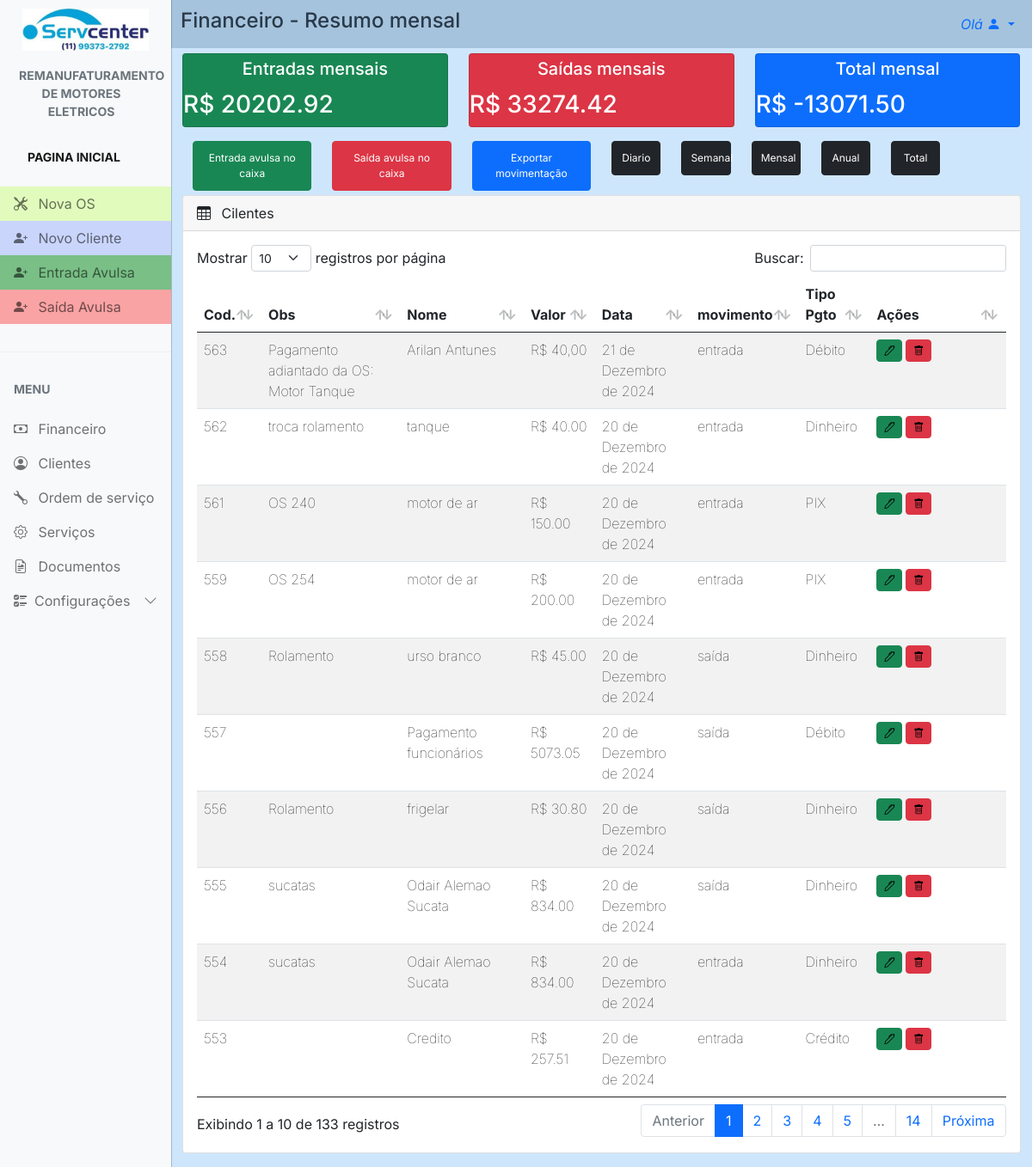
The app's page /finance/finance_mes/ (signed in) with its own data.
### config/models.py (models this page shows, shortened)
class Config(models.Model):
    nome_empresa = models.CharField(max_length=100, blank=True, null=True)
    nome_fantasia = models.CharField(max_length=100, blank=True, null=True)
    responsavel = models.CharField(max_length=100, blank=True, null=True)
    atividade = models.CharField(max_length=100, blank=True, null=True)
    cnpj = models.CharField(max_length=20, blank=True, null=True)
    endereco = models.CharField(max_length=100, blank=True, null=True)
    numero = models.CharField(max_length=10, blank=True, null=True)
    bairro = models.CharField(max_length=50, blank=True, null=True)
    cidade = models.CharField(max_length=50, blank=True, null=True)
    estado = models.CharField(max_length=2, blank=True, null=True)
    cep = models.CharField(max_length=10, blank=True, null=True)
    logo1 = models.ImageField(upload_to='logos', blank=True, null=True)
    logo2 = models.ImageField(upload_to='logos', blank=True, null=True)
    obs = models.TextField(blank=True, null=True)
    data = models.DateField(blank=True, null=True)
    telefone = models.CharField(max_length=20, blank=True, null=True)
    whatsapp = models.CharField(max_length=20, blank=True, null=True)

### finance/models.py (models this page shows, shortened)
class Finance(models.Model):
    obs = models.CharField(max_length=6, blank=True, null=True)
    nome = models.CharField(max_length=50, null=True, blank=True)
    data = models.DateField(blank=True)
    valor = models.CharField(max_length=10, null=True, blank=True)
    movimento = models.CharField(max_length=10, null=True, blank=True)
    hora = models.TimeField(blank=True)
    tipo_pgto = models.CharField(max_length=10, null=True, blank=True)
    categoria = models.CharField(max_length=10, null=True, blank=True)

### finance/views.py (the view)
# urls.py: path('finance_mes/', views.finance_mes, name="finance_mes"),
@user_passes_test(lambda u: u.is_superuser)
def finance_mes(request):
    today = date.today()
    start_of_month = today.replace(day=1)
    finance = Finance.objects.filter(data__gte=start_of_month)
    finance_sum = 0
    finance_min = 0
    for finances in Finance.objects.filter(data__gte=start_of_month):
        if finances.movimento == 'entrada':
            valor = finances.valor
            if valor is not None:
                valor = float(valor.replace('R$', '').replace(',', '.'))
                finance_sum += valor
        elif finances.movimento == 'saída':
            valor = finances.valor
            if valor is not None:
                valor = float(valor.replace('R$', '').replace(',', '.'))
                finance_min -= valor
    finance_minus = finance_min * -1
    finance_tot = finance_sum - finance_minus
    finance_total = finance_tot
    return render(request, 'finance_mes.html', {'finance': finance,
                                                'finance_sum': '{:.2f}'.format(finance_sum),
                                                'finance_minus': '{:.2f}'.format(finance_minus),
                                                'finance_total': '{:.2f}'.format(finance_total),
                                                })

### config/context_processors.py (called while the page is built)
def conf(request):
    logo = Config.objects.all().first
    return {'logo': logo}

### servcenter/context_processors.py (called while the page is built)
def project_settings(request):
    config = Config.objects.first()
    return {
        'config': config,
    }

### finance/templates/finance_mes.html (shortened to what this page needs)
{% extends "main.html" %} {% load static %} {% block 'head' %}
<link rel="stylesheet" href="{% static 'css/main.css' %}" />
<link rel="stylesheet" href="{% static 'finance/css/finance.css' %}" />
{% endblock %} {% block 'main' %}
<div class="row all">
  <div id="cad_cli_tit">
    <a>Financeiro - Resumo mensal</a>
  </div>
  <div class="col-md-4 mb-3">
    <div class="card bg-success text-white">
      <h5 class="fin-card-header">
        Entradas mensais
        <h3 id="fin-subt2">R$ {{finance_sum}}</h3>
      </h5>
    </div>
  </div>
  <div class="col-md-4 mb-3">
    <div class="card bg-danger text-white">
      <h5 class="fin-card-header">
        Saídas mensais
        <h3 id="fin-subt3">R$ {{ finance_minus }}</h3>
      </h5>
    </div>
  </div>
  <div class="col-md-4 mb-3">
    <div class="card bg-primary text-white">
      <h5 class="fin-card-header">
        Total mensal
        <h3 id="fin-subt3">R$ {{ finance_total }}</h3>
      </h5>
    </div>
  </div>
  <div class="actions_bar row">
    <div class="col-md-2">
      <a
        href="{% url 'new_finance' %}"
        class="btn btn-success btn-block"
        id="btn_nc"
        >Entrada avulsa no caixa</a
      >
    </div>
    <div class="col-md-2">
      <a
        href="{% url 'new_finance_out' %}"
        class="btn btn-danger btn-block"
        id="btn_ac"
        >Saída avulsa no caixa</a
      >
    </div>
    <div class="col-md-2">
      <a
        href="{% url 'finance_xlrx' id=1 %}"
        class="btn btn-primary btn-block"
        id="btn_ac"
        >Exportar movimentação</a
      >
    </div>
    <div class="col-md-1">
      <a
        href="{% url 'finance_dia' %}"
        class="btn btn-dark btn-block"
        id="btn_ac"
        >Diario</a
      >
    </div>
    <div class="col-md-1">
      <a
        href="{% url 'finance_sem' %}"
        class="btn btn-dark btn-block"
        id="btn_ac"
        >Semanal</a
      >
    </div>
    <div class="col-md-1">
      <a
        href="{% url 'finance_mes' %}"
        class="btn btn-dark btn-block"
        id="btn_ac"
        >Mensal</a
      >
    </div>
    <div class="col-md-1">
      <a
        href="{% url 'finance_ano' %}"
        class="btn btn-dark btn-block"
        id="btn_ac"
        >Anual</a
      >
    </div>
    <div class="col-md-1">
      <a
        href="{% url 'finance_tot' %}"
        class="btn btn-dark btn-block"
        id="btn_ac"
        >Total</a
      >
    </div>
  </div>
  <div class="col-md-12 mb-3">
    <div class="card">
      <div class="card-header">
        <span><i class="bi bi-table me-2"></i></span> Cilentes
      </div>
      <div class="card-body">
        <div id="table_cli" class="table-responsive">
          <table
            id="example"
            class="table table-striped data-table"
            style="width: 100%"
          >
            <thead>
              <tr>
                <th>Cod.</th>
                <th>Obs</th>
                <th>Nome</th>
                <th>Valor</th>
                <th>Data</th>
                <th>movimento</th>
                <th>Tipo Pgto</th>
                <th id="acoes_th">Ações</th>
              </tr>
            </thead>
            <tbody>
              {% for finances in finance %}
              <tr id="fin_table">
                <th><a href="{% url 'edit_finance' finances.id %}">{{ finances.id }}</a></th>
                <th><a href="{% url 'edit_finance' finances.id %}">{{ finances.obs }}</a></th>
                <th><a href="{% url 'edit_finance' finances.id %}">{{ finances.nome }}</a></th>
                <th><a href="{% url 'edit_finance' finances.id %}">{{ finances.valor }}</a></th>
                <th><a href="{% url 'edit_finance' finances.id %}">{{ finances.data }}</a></th>
                <th><a href="{% url 'edit_finance' finances.id %}">{{ finances.movimento }}</a></th>
                <th><a href="{% url 'edit_finance' finances.id %}">{{ finances.tipo_pgto }}</a></th>
                <th>
                  <a id="btn_ed" href="{% url 'edit_finance' finances.id %}" type="button" class="btn btn-success">
                    <i class="bi bi-pen"></i>
                  </a>
                  <a
                    href="{% url 'del_finance' finances.id %}"
                    id="btn_ap"
                    type="button"
                    class="btn btn-danger delete"
                  >
                    <i class="bi bi-trash"></i>
                  </a>
                </th>
              </tr>
              {% endfor %}
            </tbody>
          </table>
        </div>
      </div>
    </div>
  </div>
</div>
{% endblock%}

### templates/main.html (shortened to what this page needs)
{% load static %}
<!DOCTYPE html>
<html lang="en">
  <head>
    <link rel="stylesheet" href="{% static 'css/bootstrap.min.css'%}" />
    <link
      rel="stylesheet"
      href="https://cdn.jsdelivr.net/npm/bootstrap-icons@1.4.1/font/bootstrap-icons.css"
    />
    <link rel="stylesheet" href="{% static 'css/dataTables.bootstrap5.min.css' %}" />
    <link rel="stylesheet" href="{% static 'css/main.css' %}" />
    {% block 'head' %}{% endblock %}
  </head>
  <body>
    <div
      class="offcanvas offcanvas-start sidebar-nav bg-light"
      tabindex="-1"
      id="sidebar"
    >
      <div class="offcanvas-body p-0">
        <nav class="navbar-light">
          <ul class="navbar-nav">
            <li>
              <div class="text-muted small fw-bold text-uppercase px-3">
                <a href="{% url 'dashboard' %}">
                  {% if config.logo1 %}
                    <img id="logo" src="{{ config.logo1.url }}" alt="logo" />
                  {% else %}
                    <p>No logo available</p>
                  {% endif %}
                </a>
              </div>
            </li>
            <li id="tit_motores">
              <a href="{% url 'dashboard' %}" class="nav-link px-3 active">
                <div class="text-muted small fw-bold text-uppercase px-3 mb-3">
                  {{config.atividade}}
                </div>
              </a>
            </li>
            <li>
              <div class="text-muted small fw-bold text-uppercase px-3 mb-3">
                <a href="{% url 'dashboard' %}" class="nav-link px-3 active">Pagina Inicial</a>
              </div>
            </li>
            <li>
              <a id="n_os" href="{% url 'new_work_order' %}" class="nav-link px-3">
                <span class="me-2"><i class="bi bi-tools"></i></span>
                <span>Nova OS</span>
              </a>
            </li>
            <li>
              <a id="n_cli" href="{% url 'new_client' %}" class="nav-link px-3">
                <span class="me-2"><i class="bi bi-person-plus-fill"></i></span>
                <span>Novo Cliente</span>
              </a>
            </li>
            <li>
              <a id="in" href="{% url 'new_finance' %}" class="nav-link px-3">
                <span class="me-2"><i class="bi bi-person-plus-fill"></i></span>
                <span>Entrada Avulsa</span>
              </a>
            </li>
            <li>
              <a id="out" href="{% url 'new_finance_out' %}" class="nav-link px-3">
                <span class="me-2"><i class="bi bi-person-plus-fill"></i></span>
                <span>Saída Avulsa</span>
              </a>
            </li>
            <li class="my-4"><hr class="dropdown-divider bg-light" /></li>
            <li>
              <div class="text-muted small fw-bold text-uppercase px-3 mb-3">
                Menu
              </div>
            </li>
            {% if user.is_superuser %}
              <li>
                  <a href="{% url 'finance' %}" class="nav-link px-3">
                      <span class="me-2"><i class="bi bi-cash"></i></span>
                      <span>Financeiro</span>
                  </a>
              </li>
            {% endif %}
            <li>
              <a href="{% url 'clients' %}" class="nav-link px-3">
                <span class="me-2"><i class="bi bi-person-circle"></i></span>
                <span>Clientes</span>
              </a>
            </li>
            <li>
              <a href="{% url 'work_order' %}" class="nav-link px-3">
                <span class="me-2"><i class="bi bi-wrench"></i></span>
                <span>Ordem de serviço</span>
              </a>
            </li>
            <li>
              <a href="{% url 'services' %}" class="nav-link px-3">
                <span class="me-2"><i class="bi bi-gear"></i></span>
                <span>Serviços</span>
              </a>
            </li>
            <li>
              <a href="{% url 'documents' %}" class="nav-link px-3">
                <span class="me-2"><i class="bi bi-file-earmark-richtext"></i></span>
                <span>Documentos</span>
              </a>
            </li>
            <li>
              <a
                class="nav-link px-3 sidebar-link"
                data-bs-toggle="collapse"
                href="#layouts"
              >
                <span class="me-2"><i class="bi bi-ui-checks"></i></span>
                <span>Configurações</span>
                <span class="ms-auto">
                  <span class="right-icon">
                    <i class="bi bi-chevron-down"></i>
                  </span>
                </span>
              </a>
            </li>
          </ul>
        </nav>
      </div>
    </div>
    <nav class="navbar navbar-expand-lg" id="top_nav">
      <div  class="container-fluid">
        <div class="collapse navbar-collapse" id="topNavBar">
          <ul class="navbar-nav">
            <li class="nav-item dropdown">
              <a
                class="nav-link dropdown-toggle ms-2"
                href="#"
                role="button"
                data-bs-toggle="dropdown"
                aria-expanded="false"
              >
                <i>Olá {{request.user.first_name}}</i>
                <i class="bi bi-person-fill"></i>
              </a>
            </li>
          </ul>
        </div>
      </div>
    </nav>
    {% block 'main' %} {% endblock %}
  </body>
</html>

### templates/static/css/main.css (style rules this page uses)
body, button { font-family: "Inter", sans-serif; margin: 0; padding: 0; background: rgba(91, 170, 244, 0.293); }
:root { --offcanvas-width: 200px; --topNavbarHeight: 0px; }
#logo { padding: 10px; max-width: 100%; }
#n_os { background: rgba(172, 255, 47, 0.303); }
#n_cli { background: rgba(47, 95, 255, 0.234); }
#in { background-color: #2a9c3d9c; }
#out { background-color: #fa6c6c9a; }
#tit_motores { text-align: center; margin-left: -10px; }
.sidebar-nav { width: var(--offcanvas-width); }
.sidebar-link { display: flex; align-items: center; }
.sidebar-link .right-icon { display: inline-flex; }
#top_nav { background: rgba(65, 109, 150, 0.293); }
@media (min-width: 992px) { body { overflow: auto !important; } }
@media (min-width: 992px) { .sidebar-nav { -webkit-transform: none; transform: none; visibility: visible !important; height: calc(100% - var(--topNavbarHeight)); top: var(--topNavbarHeight); } }
@media (min-width: 992px) { #cad_cli_tit { margin-top: -50px; } }

### templates/static/finance/css/finance.css (style rules this page uses)
.all { margin-left: 0px; margin-right: 0px; padding: 0; }
#cad_cli_tit { margin-left: 10px; margin-top: 0px; font-size: 2vh; font-weight: 500; }
#btn_nc, #btn_ac { width: 100%; }
#btn_ed, #btn_ap, #btn_wz { width: 20px; font-size: 1vh; padding: 3px; justify-content: center; }
#table_cli { font-size: 1.5vh; width: auto; }
#acoes_th { min-width: 40px; }
#fin_table th a { text-decoration: none; color: black; font-weight: 100; }
@media (min-width: 992px) { .all { margin-left: 200px; margin-right: 1.5px; } }
@media (min-width: 992px) { #cad_cli_tit { margin-top: -50px; font-size: 3vh; font-weight: 500; border: 0; padding: 0; margin-bottom: 20px; } }
@media (min-width: 992px) { #btn_nc, #btn_ac { padding: 10px; font-size: 1.5vh; margin: 0px 0px 5px 12px; } }
@media (min-width: 992px) { .fin-card-header { text-align: center; padding: 5px; } }
@media (min-width: 992px) { #btn_ed, #btn_ap, #btn_wz { width: 30px; font-size: 1.5vh; padding: 3px; } }
@media (min-width: 992px) { #table_cli { font-size: 2vh; } }
@media (min-width: 992px) { #acoes_th { width: 120px; } }
@media (min-width: 992px) { .btn-block { width: 100%; } }

### records on screen
Config: logo1 (picture), atividade "REMANUFATURAMENTO DE MOTORES ELETRICOS"
Finance: id "553", nome "Credito", valor "R$ 257.51", data "20 de Dezembro de 2024", movimento "entrada", tipo_pgto "Crédito"
Finance: id "554", obs "sucatas", nome "Odair Alemao Sucata", valor "R$ 834.00", data "20 de Dezembro de 2024", movimento "entrada", tipo_pgto "Dinheiro"
Finance: id "555", obs "sucatas", nome "Odair Alemao Sucata", valor "R$ 834.00", data "20 de Dezembro de 2024", movimento "saída", tipo_pgto "Dinheiro"
Finance: id "556", obs "Rolamento", nome "frigelar", valor "R$ 30.80", data "20 de Dezembro de 2024", movimento "saída", tipo_pgto "Dinheiro"
Finance: id "557", nome "Pagamento funcionários", valor "R$ 5073.05", data "20 de Dezembro de 2024", movimento "saída", tipo_pgto "Débito"
Finance: id "558", obs "Rolamento", nome "urso branco", valor "R$ 45.00", data "20 de Dezembro de 2024", movimento "saída", tipo_pgto "Dinheiro"
Finance: id "559", obs "OS 254", nome "motor de ar", valor "R$ 200.00", data "20 de Dezembro de 2024", movimento "entrada", tipo_pgto "PIX"
Finance: id "561", obs "OS 240", nome "motor de ar", valor "R$ 150.00", data "20 de Dezembro de 2024", movimento "entrada", tipo_pgto "PIX"
Finance: id "562", obs "troca rolamento", nome "tanque", valor "R$ 40.00", data "20 de Dezembro de 2024", movimento "entrada", tipo_pgto "Dinheiro"
Finance: id "563", obs "Pagamento adiantado da OS: Motor Tanque", nome "Arilan Antunes", valor "R$ 40,00", data "21 de Dezembro de 2024", movimento "entrada", tipo_pgto "Débito"

### other values on screen
{{ finance_sum }} "20202.92"
{{ finance_minus }} "33274.42"
{{ finance_total }} "-13071.50"
